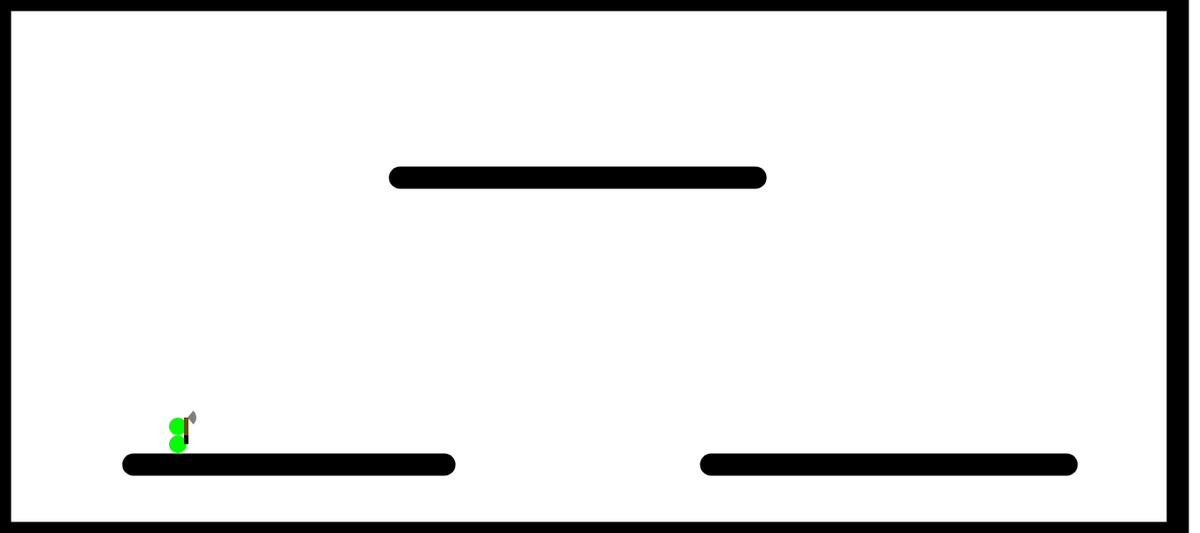
Frame 1 (no input)
Frame 60 (no input): identical to frame 1, image omitted
Frame 120 (the mouse pressed at the canvas centre since frame 60): identical to frame 1, image omitted

The p5.js sketch that drew this single still picture (run headless with seeded random() and noise() and a simulated clock; from frame 60 on, the mouse is pressed at the canvas centre):

// p5.js sketch
// ── sketch.js

let movement=0
let jumpValue=0
let gravity=0
let timer=0
let characterx
let charactery
let death=0
let weaponx
let weaponSide=7
let weaponSide2=310
let weaponSide3=50
let attackWeapon2=0
let attackWeapon=0
let attackBase=0
let attackHead=0
let adjust=4
let adjust2=1.5
let rotated=false
let slow=0


function setup(){
createCanvas(1350,600)

}

function draw(){
  characterx=200+movement
  charactery=500-jumpValue+gravity
  weaponx=characterx+weaponSide
STAGE();
CHARACTER1();
HORIZONTAL();
GRAVITY();
PLATFORM();
DEATH();
ATTACK();
JUMP();
RESET()
if(keyIsDown(32)){
  rotated=true
}
else{
  rotated=false
}
}
function STAGE(){
  background(255)
  fill(255)
  stroke("black")
  strokeWeight(25)
  rect(0,0,1325,600)
  line(150,523,500,523)
  line(800,523,1200,523)
  line(450,200,850,200)

}

function HORIZONTAL(){
  if(keyIsDown(LEFT_ARROW)){
    movement= movement-5
    weaponSide=-10
    weaponSide2=130
    weaponSide3=230
    adjust=4
    adjust2=1.5
  //  attackWeapon
  }
  if(keyIsDown(RIGHT_ARROW)){
    movement=movement+5
    weaponSide=7
    weaponSide2=310
    weaponSide3=50
    adjust=0
    adjust2=0
  }
}

function CHARACTER1(){
  fill(0,255-death,0)
  noStroke()
  ellipse(characterx,charactery,20,20)
  ellipse(characterx, charactery-20,20,20)
  //WEAPONBASE()
  //WEAPONHEAD()
//  ATTACKBASE()
//  ATTACKHEAD()
}


  function ATTACK(){
    if(rotated==true){
      ATTACKBASE()
      ATTACKHEAD()
    }
    else{
      if(rotated==false){
        WEAPONBASE()
        WEAPONHEAD()
      }
    }
  }

function ATTACKBASE(){
  fill("black")
  rect(weaponx- (2*adjust), charactery-10,10,5)
  fill(109,73,25)
  rect(weaponx+10-(9*adjust),charactery-10,20,5)
}

function ATTACKHEAD(){
  fill("grey")
arc(weaponx+(10*(3-adjust-adjust2)),charactery-10,20,20,radians(45),radians(135))

}

function WEAPONBASE(){
  fill("black")
  rect(weaponx,charactery-10,5,10)
  fill(109, 73, 25)
  rect(weaponx,charactery-30,5,20)
}

function WEAPONHEAD(){
  fill("grey")
  arc(weaponx+adjust,charactery-30,20,20,radians(weaponSide2),radians(weaponSide3))
}


function JUMP(){
  if(keyIsDown(UP_ARROW)){
    jumpValue=jumpValue+10-slow
    slow=slow+0.05
    }
  }

function RESET(){
    if(characterx>450 && characterx<850 && charactery<=200 && charactery>=175){
      charactery=200
      jumpValue=jumpValue
      slow=0
    }
  if(characterx>150 && characterx<500 && charactery<=525 && charactery>=498){
      charactery=500
      jumpValue=jumpValue
      slow=0
    }
    if(characterx>800 && characterx<1200 && charactery<=525 && charactery>=500){
      charactery=500
      slow=0
      jumpValue=jumpValue
    }
  }
//}



  function GRAVITY(){
    if(500-jumpValue+gravity<600){
      gravity=gravity+4
    }
  }

  function PLATFORM(){
    if(characterx>450 && characterx<850 && charactery<=200 && charactery>=175){
      gravity=gravity-4
    }
    if(characterx>150 && characterx<500 && charactery<=525 && charactery>=498){
      gravity=gravity-4
    }
    if(characterx>800 && characterx<1200 && charactery<=525 && charactery>=500){
      gravity=gravity-4
    }
  }

  function DEATH(){
    if(charactery>=585){
      death=255
      }
    if(charactery<=585 && charactery>=20){
      death=0
      }
    if(charactery<20){
      death=255
      }
  }
